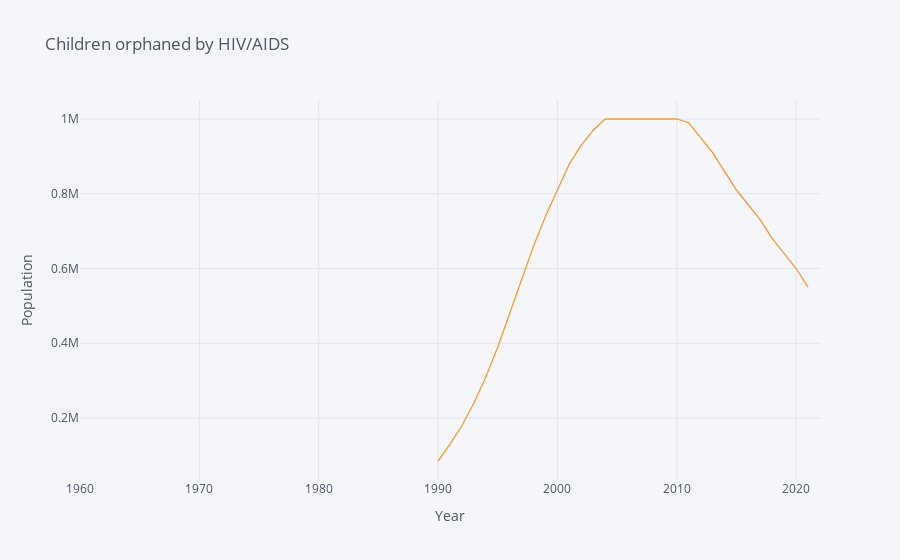

This figure's notebook cell:
### Code cell
#children in Zimbabwe oprhaned by AIDS/ HIV
orphan_rate= {"SH.HIV.ORPH" : "ZWE"}
orphan = wbdata.get_dataframe(orphan_rate, country = "ZWE")

orphan.index = orphan.index.astype(int)
orphan.iplot(title="Children orphaned by HIV/AIDS",xTitle='Year',yTitle='Population')

### Figure 1 — Plotly figure (JSON) as saved in the notebook; plotly's stock layout.template omitted (floating-point values rounded to 4 significant figures)
{"data": [{"line": {"color": "rgba(255, 153, 51, 1.0)", "dash": "solid", "shape": "linear", "width": 1.3}, "mode": "lines", "name": "ZWE", "text": "", "type": "scatter", "x": [2022, 2021, 2020, 2019, 2018, 2017, 2016, 2015, 2014, 2013, 2012, 2011, 2010, 2009, 2008, 2007, 2006, 2005, 2004, 2003, 2002, 2001, 2000, 1999, 1998, 1997, 1996, 1995, 1994, 1993, 1992, 1991, 1990, 1989, 1988, 1987, 1986, 1985, 1984, 1983, 1982, 1981, 1980, 1979, 1978, 1977, 1976, 1975, 1974, 1973, 1972, 1971, 1970, 1969, 1968, 1967, 1966, 1965, 1964, 1963, 1962, 1961, 1960], "y": ["", 550000, 600000, 640000, 680000, 730000, 770000, 810000, 860000, 910000, 950000, 990000, 1000000, 1000000, 1000000, 1000000, 1000000, 1000000, 1000000, 970000, 930000, 880000, 810000, 740000, 660000, 570000, 480000, 390000, 310000, 240000, 180000, 130000, 85000, "", "", "", "", "", "", "", "", "", "", "", "", "", "", "", "", "", "", "", "", "", "", "", "", "", "", "", "", "", ""]}], "layout": {"autosize": true, "legend": {"bgcolor": "#F5F6F9", "font": {"color": "#4D5663"}}, "paper_bgcolor": "#F5F6F9", "plot_bgcolor": "#F5F6F9", "title": {"font": {"color": "#4D5663"}, "text": "Children orphaned by HIV/AIDS"}, "xaxis": {"autorange": true, "gridcolor": "#E1E5ED", "range": [1960, 2022], "showgrid": true, "tickfont": {"color": "#4D5663"}, "title": {"font": {"color": "#4D5663"}, "text": "Year"}, "type": "linear", "zerolinecolor": "#E1E5ED"}, "yaxis": {"autorange": true, "gridcolor": "#E1E5ED", "range": [34170.0, 1051000.0], "showgrid": true, "tickfont": {"color": "#4D5663"}, "title": {"font": {"color": "#4D5663"}, "text": "Population"}, "type": "linear", "zerolinecolor": "#E1E5ED"}}}
